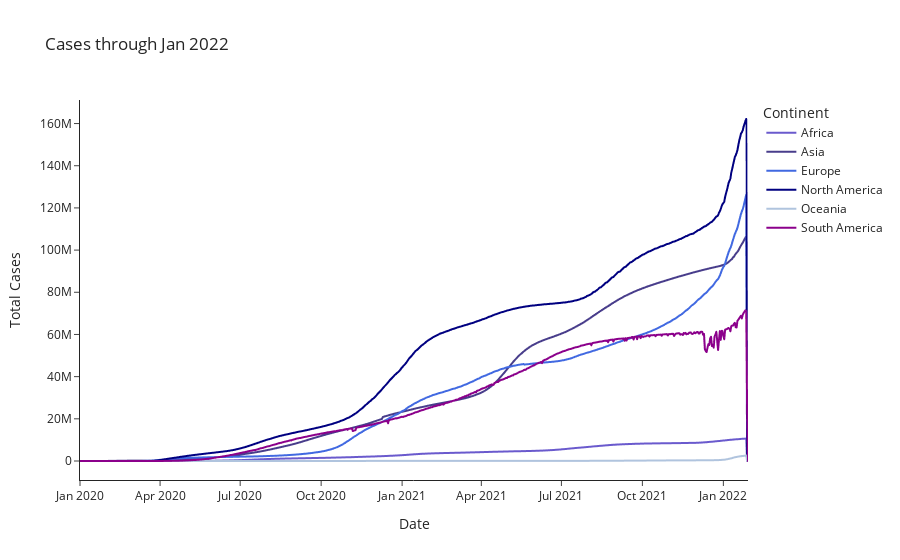

Notebook code cell kept with this figure:
### Code cell
cases_by_continent = px.line(grouped_continent_2022, x = 'Date', y = 'ConfirmedCases', color = 'Continent',
                             title = "Cases through Jan 2022", 
                             color_discrete_sequence = ['slateblue', 'darkslateblue', 'royalblue', 'navy', 'lightsteelblue', 'darkmagenta'],
                             labels = {
                                 'ConfirmedCases': "Total Cases",
                                 'Date': 'Date'
                             },
                             template = 'simple_white')

cases_by_continent.show()

### Figure 1 — Plotly figure (JSON) as saved in the notebook; plotly's stock layout.template omitted (floating-point values rounded to 4 significant figures; data arrays with more than 128 entries replaced by an {"elided": "..."} marker saying what was removed)
{"data": [{"hovertemplate": "Continent=Africa<br>Date=%{x}<br>Total Cases=%{y}<extra></extra>", "legendgroup": "Africa", "line": {"color": "slateblue", "dash": "solid"}, "marker": {"symbol": "circle"}, "mode": "lines", "name": "Africa", "showlegend": true, "type": "scattergl", "x": {"elided": "760 str values"}, "xaxis": "x", "y": {"elided": "760 int values"}, "yaxis": "y"}, {"hovertemplate": "Continent=Asia<br>Date=%{x}<br>Total Cases=%{y}<extra></extra>", "legendgroup": "Asia", "line": {"color": "darkslateblue", "dash": "solid"}, "marker": {"symbol": "circle"}, "mode": "lines", "name": "Asia", "showlegend": true, "type": "scattergl", "x": {"elided": "760 str values"}, "xaxis": "x", "y": {"elided": "760 int values"}, "yaxis": "y"}, {"hovertemplate": "Continent=Europe<br>Date=%{x}<br>Total Cases=%{y}<extra></extra>", "legendgroup": "Europe", "line": {"color": "royalblue", "dash": "solid"}, "marker": {"symbol": "circle"}, "mode": "lines", "name": "Europe", "showlegend": true, "type": "scattergl", "x": {"elided": "760 str values"}, "xaxis": "x", "y": {"elided": "760 int values"}, "yaxis": "y"}, {"hovertemplate": "Continent=North America<br>Date=%{x}<br>Total Cases=%{y}<extra></extra>", "legendgroup": "North America", "line": {"color": "navy", "dash": "solid"}, "marker": {"symbol": "circle"}, "mode": "lines", "name": "North America", "showlegend": true, "type": "scattergl", "x": {"elided": "760 str values"}, "xaxis": "x", "y": {"elided": "760 int values"}, "yaxis": "y"}, {"hovertemplate": "Continent=Oceania<br>Date=%{x}<br>Total Cases=%{y}<extra></extra>", "legendgroup": "Oceania", "line": {"color": "lightsteelblue", "dash": "solid"}, "marker": {"symbol": "circle"}, "mode": "lines", "name": "Oceania", "showlegend": true, "type": "scattergl", "x": {"elided": "760 str values"}, "xaxis": "x", "y": {"elided": "760 int values"}, "yaxis": "y"}, {"hovertemplate": "Continent=South America<br>Date=%{x}<br>Total Cases=%{y}<extra></extra>", "legendgroup": "South America", "line": {"color": "darkmagenta", "dash": "solid"}, "marker": {"symbol": "circle"}, "mode": "lines", "name": "South America", "showlegend": true, "type": "scattergl", "x": {"elided": "760 str values"}, "xaxis": "x", "y": {"elided": "760 int values"}, "yaxis": "y"}], "layout": {"autosize": true, "legend": {"title": {"text": "Continent"}, "tracegroupgap": 0}, "title": {"text": "Cases through Jan 2022"}, "xaxis": {"anchor": "y", "autorange": true, "domain": [0, 1], "range": ["2020-01-01", "2022-01-29"], "title": {"text": "Date"}, "type": "date"}, "yaxis": {"anchor": "x", "autorange": true, "domain": [0, 1], "range": [-9009000.0, 171200000.0], "title": {"text": "Total Cases"}, "type": "linear"}}}
